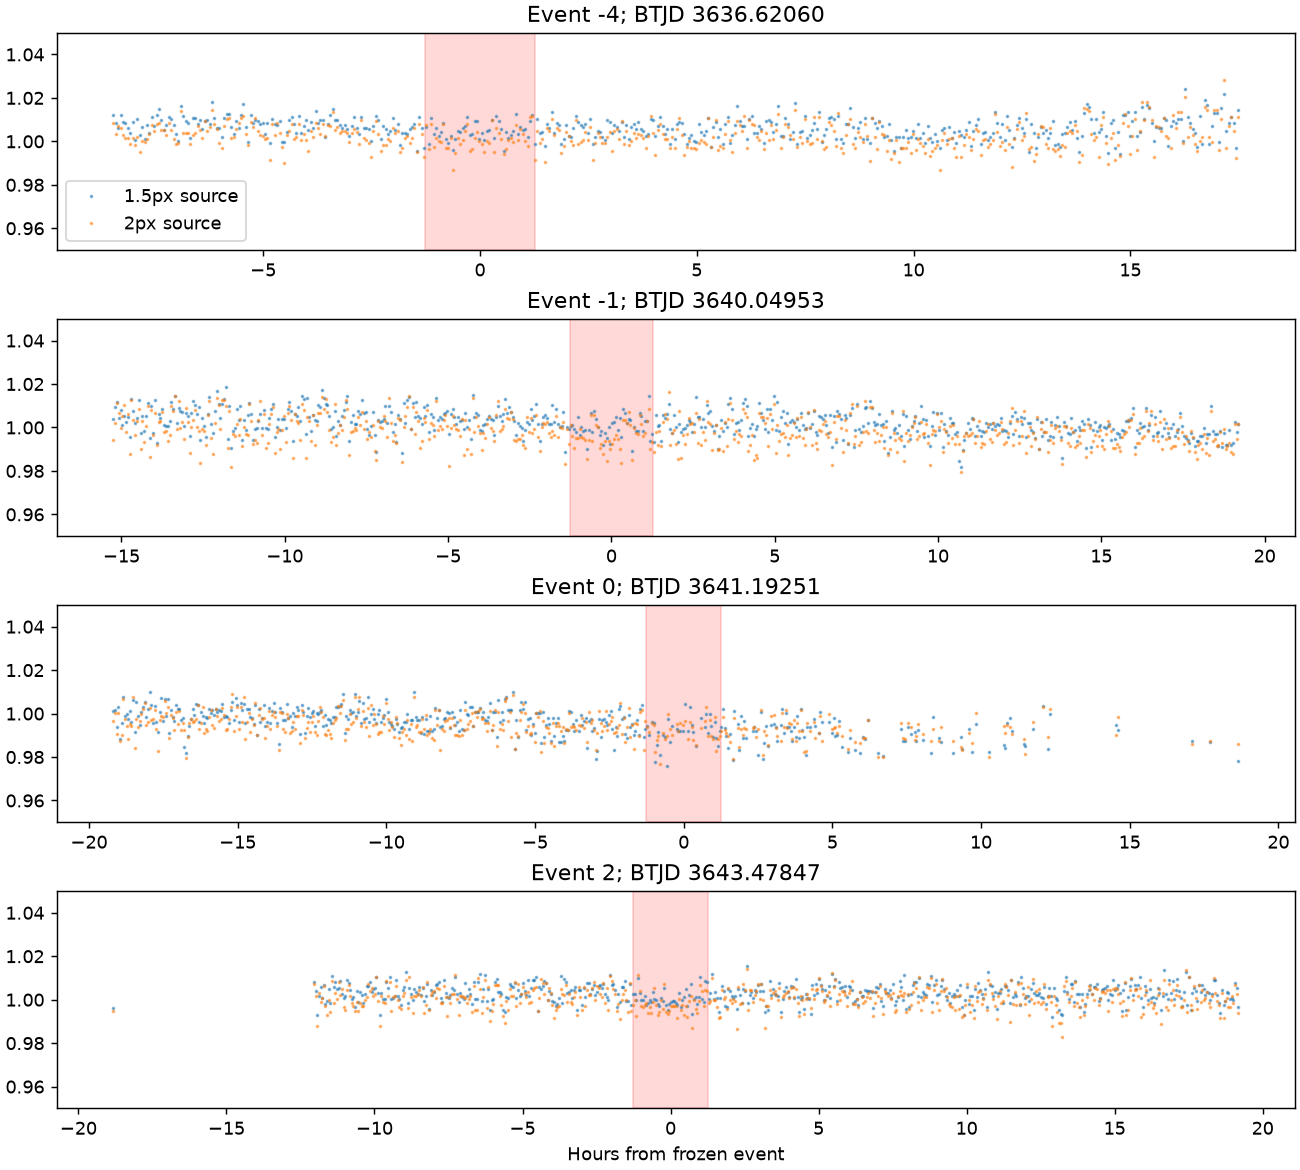

Reproduce this figure in Python.
"""Post-selection raw-pixel aperture/background diagnostic at frozen timing."""
from pathlib import Path
import json
import numpy as np
from astropy.io import fits
import matplotlib
matplotlib.use('Agg')
import matplotlib.pyplot as plt
from exoplanet.pipeline import save_json,sha,now
from exoplanet.followup import fixed_measure
out=Path(__file__).parent;ap=out/'analysis.json';a=json.loads(ap.read_text());fp=Path('results/qlp-faint-sector86-followup-20261010/428260264-peak0/frozen.json');b=json.loads(fp.read_text())['best'];raw=Path(a['source']['path']);assert sha(raw)==a['source']['sha256']
with fits.open(raw) as h:
 d=h[1].data;good=(d['QUALITY']==0)&np.isfinite(d['TIME']);t=np.array(d['TIME'][good],float);flux=np.array(d['FLUX'][good],float);err=np.array(d['FLUX_ERR'][good],float)
yy,xx=np.indices(flux.shape[1:]);x0,y0=a['target_xy'];mask=np.ones(xx.shape,bool)
for s in a['neighbors']:
 if s['Tmag'] is not None and s['Tmag']<17:mask&=(xx-s['x'])**2+(yy-s['y'])**2>4
mask&=(xx-x0)**2+(yy-y0)**2>4
assert mask.sum()>10, 'Insufficient background pixels'
X=np.stack([np.ones(xx.shape),xx,yy],axis=-1);pinv=np.linalg.pinv(X[mask]);beta=flux[:,mask]@pinv.T;plane=np.einsum('tc,ijc->tij',beta,X)
rows=[];fig,axes=plt.subplots(4,1,figsize=(10,9),constrained_layout=True)
for radius in [1.5,2.0]:
 aperture=(xx-x0)**2+(yy-y0)**2<radius**2
 # Exact linear propagation of published errors through spatial plane subtraction.
 coeff=aperture.astype(float);coeff[mask]-=X[aperture].sum(axis=0)@pinv
 star=np.einsum('tij,ij->t',flux,coeff);error=np.sqrt(np.einsum('tij,ij->t',err**2,coeff**2));sky=plane[:,aperture].sum(axis=1);norm=np.nanmedian(star);assert norm>0
 keep=np.isfinite(star)&np.isfinite(error)&(error>0)
 m=fixed_measure(t[keep],star[keep]/norm,error[keep]/norm,b['period'],b['transit_time'],b['duration']);rows.append({'radius_pixels':radius,'aperture_pixels':int(aperture.sum()),'median_source_flux':float(norm),'measurement':m,'sky_measurement_in_source_units':fixed_measure(t[keep],sky[keep]/norm,error[keep]/norm,b['period'],b['transit_time'],b['duration'])})
 for ax,n in zip(axes,a['event_numbers']):
  center=b['transit_time']+n*b['period'];local=keep&(abs(t-center)<.8)
  ax.plot((t[local]-center)*24,star[local]/norm,'.',ms=2,alpha=.5,label=f'{radius:g}px source')
  ax.axvspan(-12*b['duration'],12*b['duration'],alpha=.08,color='red');ax.set_title(f'Event {n}; BTJD {center:.5f}');ax.set_ylim(.95,1.05)
 np.savez_compressed(out/f'aperture-r{radius:g}.npz',time=t,source_flux=star,error=error,sky_flux=sky,coefficients=coeff)
axes[0].legend();axes[-1].set_xlabel('Hours from frozen event');fig.savefig(out/'aperture.png',dpi=130)
save_json(out/'aperture.json',{'utc':now(),'script_sha256':sha(Path(__file__)),'analysis_sha256':sha(ap),'frozen_sha256':sha(fp),'raw_sha256':sha(raw),'background_pixels':int(mask.sum()),'results':rows,'limits':'Exploratory same-photon aperture extraction, no retuning/flattening. Spatial plane chosen post-selection with 2-pixel exclusions; 3-pixel mask has no background pixels. Plot shows only the first four generic pixel windows; measurements use all qualifying windows. Published independent pixel errors omit correlated noise and plane-model systematics; sky SNR uses source error only as a diagnostic scaling, not significance. Not independent validation or source proof.'});print([(r['radius_pixels'],r['measurement']['total'],r['measurement']['supported_events']) for r in rows])
